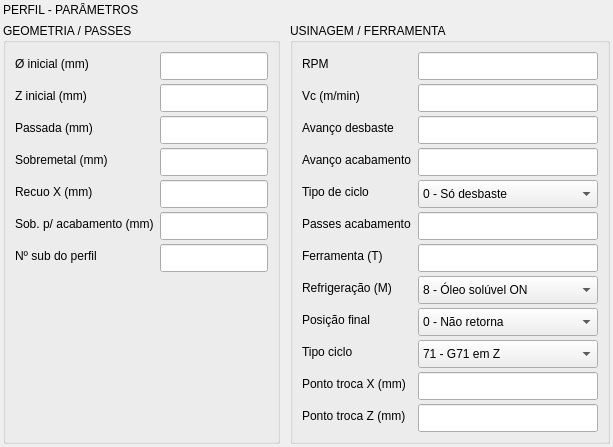
         <widget class="QWidget" name="tab_sub_perfil">
          <attribute name="title">
           <string>PERFIL</string>
          </attribute>
          <layout class="QVBoxLayout" name="lay_sub_perfil">
           <property name="leftMargin">
            <number>3</number>
           </property>
           <property name="topMargin">
            <number>3</number>
           </property>
           <property name="rightMargin">
            <number>3</number>
           </property>
           <property name="bottomMargin">
            <number>3</number>
           </property>
           <item>
            <widget class="QLabel" name="lbl_sub_perfil_title">
             <property name="text">
              <string>PERFIL - PARÂMETROS</string>
             </property>
             <property name="alignment">
              <set>Qt::AlignLeading|Qt::AlignLeft|Qt::AlignVCenter</set>
             </property>
            </widget>
           </item>
           <item>
            <widget class="QWidget" name="w_sub_perfil_cols" native="true">
             <layout class="QHBoxLayout" name="lay_sub_perfil_cols">
              <property name="spacing">
               <number>10</number>
              </property>
              <property name="leftMargin">
               <number>0</number>
              </property>
              <property name="topMargin">
               <number>0</number>
              </property>
              <property name="rightMargin">
               <number>0</number>
              </property>
              <property name="bottomMargin">
               <number>0</number>
              </property>
              <item>
               <widget class="QGroupBox" name="grp_perfil_geo">
                <property name="title">
                 <string>GEOMETRIA / PASSES</string>
                </property>
                <layout class="QFormLayout" name="lay_perfil_geo">
                 <property name="horizontalSpacing">
                  <number>6</number>
                 </property>
                 <property name="verticalSpacing">
                  <number>4</number>
                 </property>
                 <item row="0" column="0">
                  <widget class="QLabel" name="lbl_perfil_diam_ini">
                   <property name="text">
                    <string>Ø inicial (mm)</string>
                   </property>
                  </widget>
                 </item>
                 <item row="0" column="1">
                  <widget class="QLineEdit" name="edt_perfil_diam_ini">
                   <property name="minimumSize">
                    <size>
                     <width>0</width>
                     <height>28</height>
                    </size>
                   </property>
                  </widget>
                 </item>
                 <item row="1" column="0">
                  <widget class="QLabel" name="lbl_perfil_z_ini">
                   <property name="text">
                    <string>Z inicial (mm)</string>
                   </property>
                  </widget>
                 </item>
                 <item row="1" column="1">
                  <widget class="QLineEdit" name="edt_perfil_z_ini">
                   <property name="minimumSize">
                    <size>
                     <width>0</width>
                     <height>28</height>
                    </size>
                   </property>
                  </widget>
                 </item>
                 <item row="2" column="0">
                  <widget class="QLabel" name="lbl_perfil_incremento">
                   <property name="text">
                    <string>Passada (mm)</string>
                   </property>
                  </widget>
                 </item>
                 <item row="2" column="1">
                  <widget class="QLineEdit" name="edt_perfil_incremento">
                   <property name="minimumSize">
                    <size>
                     <width>0</width>
                     <height>28</height>
                    </size>
                   </property>
                  </widget>
                 </item>
                 <item row="3" column="0">
                  <widget class="QLabel" name="lbl_perfil_sobremetal">
                   <property name="text">
                    <string>Sobremetal (mm)</string>
                   </property>
                  </widget>
                 </item>
                 <item row="3" column="1">
                  <widget class="QLineEdit" name="edt_perfil_sobremetal">
                   <property name="minimumSize">
                    <size>
                     <width>0</width>
                     <height>28</height>
                    </size>
                   </property>
                  </widget>
                 </item>
                 <item row="4" column="0">
                  <widget class="QLabel" name="lbl_perfil_recuo_x">
                   <property name="text">
                    <string>Recuo X (mm)</string>
                   </property>
                  </widget>
                 </item>
                 <item row="4" column="1">
                  <widget class="QLineEdit" name="edt_perfil_recuo_x">
                   <property name="minimumSize">
                    <size>
                     <width>0</width>
                     <height>28</height>
                    </size>
                   </property>
                  </widget>
                 </item>
                 <item row="5" column="0">
                  <widget class="QLabel" name="lbl_perfil_sob_acab">
                   <property name="text">
                    <string>Sob. p/ acabamento (mm)</string>
                   </property>
                  </widget>
                 </item>
                 <item row="5" column="1">
                  <widget class="QLineEdit" name="edt_perfil_sob_acab">
                   <property name="minimumSize">
                    <size>
                     <width>0</width>
                     <height>28</height>
                    </size>
                   </property>
                  </widget>
                 </item>
                 <item row="6" column="0">
                  <widget class="QLabel" name="lbl_perfil_num_sub">
                   <property name="text">
                    <string>Nº sub do perfil</string>
                   </property>
                  </widget>
                 </item>
                 <item row="6" column="1">
                  <widget class="QLineEdit" name="edt_perfil_num_sub">
                   <property name="minimumSize">
                    <size>
                     <width>0</width>
                     <height>28</height>
                    </size>
                   </property>
                  </widget>
                 </item>
                </layout>
               </widget>
              </item>
              <item>
               <widget class="QGroupBox" name="grp_perfil_usinagem">
                <property name="title">
                 <string>USINAGEM / FERRAMENTA</string>
                </property>
                <layout class="QFormLayout" name="lay_perfil_usinagem">
                 <property name="horizontalSpacing">
                  <number>6</number>
                 </property>
                 <property name="verticalSpacing">
                  <number>4</number>
                 </property>
                 <item row="0" column="0">
                  <widget class="QLabel" name="lbl_perfil_rpm">
                   <property name="text">
                    <string>RPM</string>
                   </property>
                  </widget>
                 </item>
                 <item row="0" column="1">
                  <widget class="QLineEdit" name="edt_perfil_rpm">
                   <property name="minimumSize">
                    <size>
                     <width>0</width>
                     <height>28</height>
                    </size>
                   </property>
                  </widget>
                 </item>
                 <item row="1" column="0">
                  <widget class="QLabel" name="lbl_perfil_vcc">
                   <property name="text">
                    <string>Vc (m/min)</string>
                   </property>
                  </widget>
                 </item>
                 <item row="1" column="1">
                  <widget class="QLineEdit" name="edt_perfil_vcc">
                   <property name="minimumSize">
                    <size>
                     <width>0</width>
                     <height>28</height>
                    </size>
                   </property>
                  </widget>
                 </item>
                 <item row="2" column="0">
                  <widget class="QLabel" name="lbl_perfil_f_dsb">
                   <property name="text">
                    <string>Avanço desbaste</string>
                   </property>
                  </widget>
                 </item>
                 <item row="2" column="1">
                  <widget class="QLineEdit" name="edt_perfil_f_dsb">
                   <property name="minimumSize">
                    <size>
                     <width>0</width>
                     <height>28</height>
                    </size>
                   </property>
                  </widget>
                 </item>
                 <item row="3" column="0">
                  <widget class="QLabel" name="lbl_perfil_f_acab">
                   <property name="text">
                    <string>Avanço acabamento</string>
                   </property>
                  </widget>
                 </item>
                 <item row="3" column="1">
                  <widget class="QLineEdit" name="edt_perfil_f_acab">
                   <property name="minimumSize">
                    <size>
                     <width>0</width>
                     <height>28</height>
                    </size>
                   </property>
                  </widget>
                 </item>
                 <item row="4" column="0">
                  <widget class="QLabel" name="lbl_perfil_acaba">
                   <property name="text">
                    <string>Tipo de ciclo</string>
                   </property>
                  </widget>
                 </item>
                 <item row="4" column="1">
                  <widget class="QComboBox" name="cb_perfil_acaba">
                   <property name="minimumSize">
                    <size>
                     <width>0</width>
                     <height>28</height>
                    </size>
                   </property>
                   <item>
                    <property name="text">
                     <string>0 - Só desbaste</string>
                    </property>
                   </item>
                   <item>
                    <property name="text">
                     <string>1 - Desbaste + acabamento</string>
                    </property>
                   </item>
                   <item>
                    <property name="text">
                     <string>2 - Só acabamento</string>
                    </property>
                   </item>
                  </widget>
                 </item>
                 <item row="5" column="0">
                  <widget class="QLabel" name="lbl_perfil_qt_acab">
                   <property name="text">
                    <string>Passes acabamento</string>
                   </property>
                  </widget>
                 </item>
                 <item row="5" column="1">
                  <widget class="QLineEdit" name="edt_perfil_qt_acab">
                   <property name="minimumSize">
                    <size>
                     <width>0</width>
                     <height>28</height>
                    </size>
                   </property>
                  </widget>
                 </item>
                 <item row="6" column="0">
                  <widget class="QLabel" name="lbl_perfil_tool">
                   <property name="text">
                    <string>Ferramenta (T)</string>
                   </property>
                  </widget>
                 </item>
                 <item row="6" column="1">
                  <widget class="QLineEdit" name="edt_perfil_tool">
                   <property name="minimumSize">
                    <size>
                     <width>0</width>
                     <height>28</height>
                    </size>
                   </property>
                  </widget>
                 </item>
                 <item row="7" column="0">
                  <widget class="QLabel" name="lbl_perfil_m8">
                   <property name="text">
                    <string>Refrigeração (M)</string>
                   </property>
                  </widget>
                 </item>
                 <item row="7" column="1">
                  <widget class="QComboBox" name="cb_perfil_m8">
                   <property name="minimumSize">
                    <size>
                     <width>0</width>
                     <height>28</height>
                    </size>
                   </property>
                   <item>
                    <property name="text">
                     <string>8 - Óleo solúvel ON</string>
                    </property>
                   </item>
                   <item>
                    <property name="text">
                     <string>9 - Desliga</string>
                    </property>
                   </item>
                  </widget>
                 </item>
                 <item row="8" column="0">
                  <widget class="QLabel" name="lbl_perfil_final_pt">
                   <property name="text">
                    <string>Posição final</string>
                   </property>
                  </widget>
                 </item>
                 <item row="8" column="1">
                  <widget class="QComboBox" name="cb_perfil_final_pt">
                   <property name="minimumSize">
                    <size>
                     <width>0</width>
                     <height>28</height>
                    </size>
                   </property>
                   <item>
                    <property name="text">
                     <string>0 - Não retorna</string>
                    </property>
                   </item>
                   <item>
                    <property name="text">
                     <string>1 - X depois Z</string>
                    </property>
                   </item>
                   <item>
                    <property name="text">
                     <string>2 - Z depois X</string>
                    </property>
                   </item>
                   <item>
                    <property name="text">
                     <string>3 - Juntos (XZ)</string>
                    </property>
                   </item>
                  </widget>
                 </item>
                 <item row="9" column="0">
                  <widget class="QLabel" name="lbl_perfil_g71_tipo">
                   <property name="text">
                    <string>Tipo ciclo</string>
                   </property>
                  </widget>
                 </item>
                 <item row="9" column="1">
                  <widget class="QComboBox" name="cb_perfil_g71_tipo">
                   <property name="minimumSize">
                    <size>
                     <width>0</width>
                     <height>28</height>
                    </size>
                   </property>
                   <item>
                    <property name="text">
                     <string>71 - G71 em Z</string>
                    </property>
                   </item>
                   <item>
                    <property name="text">
                     <string>72 - G72 em X</string>
                    </property>
                   </item>
                  </widget>
                 </item>
                 <item row="10" column="0">
                  <widget class="QLabel" name="lbl_perfil_pt_troca_x">
                   <property name="text">
                    <string>Ponto troca X (mm)</string>
                   </property>
                  </widget>
                 </item>
                 <item row="10" column="1">
                  <widget class="QLineEdit" name="edt_perfil_pt_troca_x">
                   <property name="minimumSize">
                    <size>
                     <width>0</width>
                     <height>28</height>
                    </size>
                   </property>
                  </widget>
                 </item>
                 <item row="11" column="0">
                  <widget class="QLabel" name="lbl_perfil_pt_troca_z">
                   <property name="text">
                    <string>Ponto troca Z (mm)</string>
                   </property>
                  </widget>
                 </item>
                 <item row="11" column="1">
                  <widget class="QLineEdit" name="edt_perfil_pt_troca_z">
                   <property name="minimumSize">
                    <size>
                     <width>0</width>
                     <height>28</height>
                    </size>
                   </property>
                  </widget>
                 </item>
                </layout>
               </widget>
              </item>
             </layout>
            </widget>
           </item>
          </layout>
         </widget>
